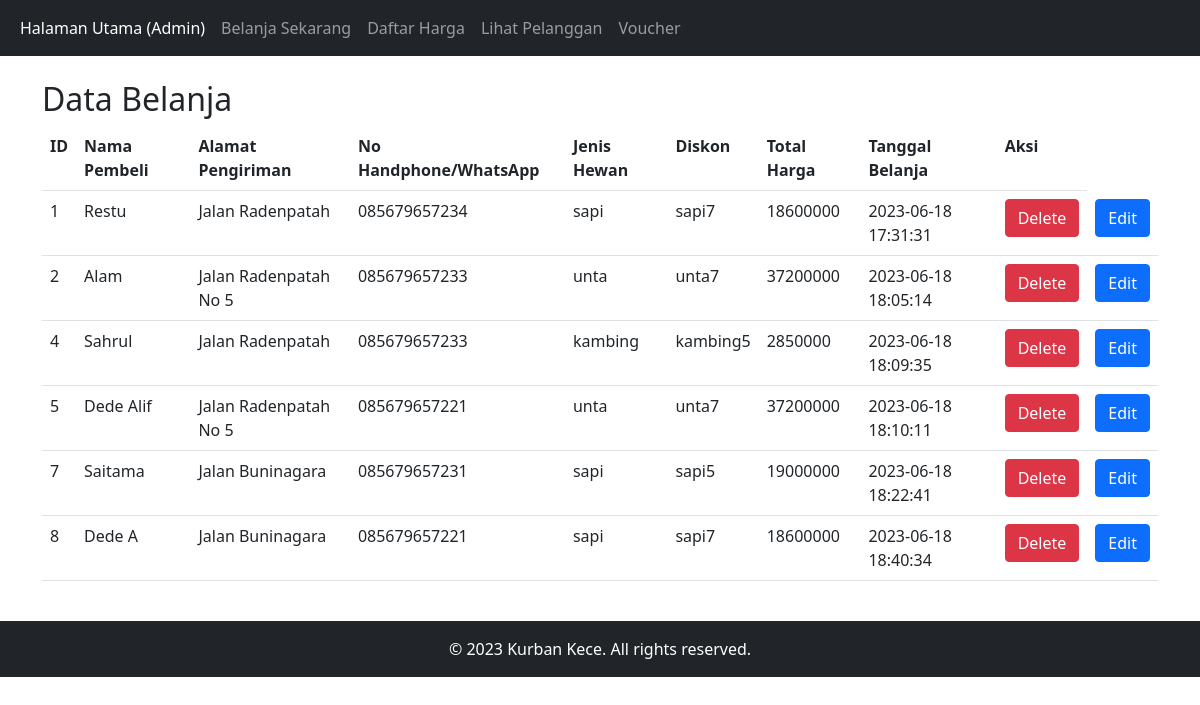
The page /view.php on the database its author committed.
### tables this page shows
CREATE TABLE `belanja` (
  `id` int(11) NOT NULL,
  `nama_pembeli` varchar(50) NOT NULL,
  `alamat_pengiriman` varchar(100) NOT NULL,
  `no_hp` varchar(15) NOT NULL,
  `jenis_hewan` enum('sapi','kambing','unta') NOT NULL,
  `diskon` enum('sapi5','kambing5','unta5','sapi7','kambing7','unta7') NOT NULL,
  `harga_setelah_diskon` decimal(10,2) NOT NULL,
  `tanggal_pembelian` timestamp NOT NULL DEFAULT current_timestamp(),
  `total_harga` int(11) DEFAULT NULL
);

### view.php (the view)
<?php include 'template/header.php'; ?>
<?php
include 'aksi/koneksi.php';
$query = "SELECT * FROM belanja";
$result = mysqli_query($conn, $query);
?>
<br>
<div class="container">
    <h2>Data Belanja</h2>
    <table class="table">
        <tr>
            <th>ID</th>
            <th>Nama Pembeli</th>
            <th>Alamat Pengiriman</th>
            <th>No Handphone/WhatsApp</th>
            <th>Jenis Hewan</th>
            <th>Diskon</th>
            <th>Total Harga</th>
            <th>Tanggal Belanja</th>
            <th>Aksi</th>
        </tr>
        <?php
        while ($row = mysqli_fetch_assoc($result)) {
            echo "<tr>";
            echo "<td>".$row['id']."</td>";
            echo "<td>".$row['nama_pembeli']."</td>";
            echo "<td>".$row['alamat_pengiriman']."</td>";
            echo "<td>".$row['no_hp']."</td>";
            echo "<td>".$row['jenis_hewan']."</td>";
            echo "<td>".$row['diskon']."</td>";
            echo "<td>".$row['total_harga']."</td>";
            echo "<td>".$row['tanggal_pembelian']."</td>";
            echo "<td><a href='aksi/delete.php?id=".$row['id']."' class='btn btn-danger'>Delete</a></td>";
            echo "<td><a href='edit.php?id=".$row['id']."' class='btn btn-primary'>Edit</a></td>";
            echo "</tr>";
        }
        ?>
    </table>
</div>
<br>
<?php include "template/footer.php"; ?>

### template/header.php (shortened to what this page needs)
<!DOCTYPE html>
<html>
<head>
<link href="https://cdn.jsdelivr.net/npm/bootstrap@5.0.2/dist/css/bootstrap.min.css" rel="stylesheet">
</head>
<body>
<nav class="navbar navbar-expand-lg navbar-dark bg-dark">
  <div class="container-fluid">
    <div class="collapse navbar-collapse" id="navbarSupportedContent">
      <ul class="navbar-nav me-auto mb-2 mb-lg-0">
        <li class="nav-item">
          <a class="nav-link active" aria-current="page" href="index.php">Halaman Utama (Admin)</a>
        </li>
        <li class="nav-item">
          <a class="nav-link" href="belanja.php">Belanja Sekarang</a>
        </li>
        <li class="nav-item">
          <a class="nav-link" href="daftaHarga.php">Daftar Harga</a>
        </li>
        <li class="nav-item">
          <a class="nav-link" href="view.php">Lihat Pelanggan</a>
        </li>
        <li class="nav-item">
          <a class="nav-link" href="voucher.php">Voucher</a>
        </li>
      </ul>
    </div>
  </div>
</nav>

### template/footer.php (shortened to what this page needs)
<footer class="bg-dark text-white py-3">
    <div class="container-fluid">
        <div class="row justify-content-center">
            <div class="col text-center">
                <p class="mb-0">&copy; 2023 Kurban Kece. All rights reserved.</p>
            </div>
        </div>
    </div>
</footer>
</body>
</html>

### rows shown on the page
belanja: id "1", nama_pembeli "Restu", alamat_pengiriman "Jalan Radenpatah", no_hp "085679657234", jenis_hewan "sapi", diskon "sapi7", total_harga "18600000", tanggal_pembelian "2023-06-18 17:31:31"
belanja: id "2", nama_pembeli "Alam", alamat_pengiriman "Jalan Radenpatah No 5", no_hp "085679657233", jenis_hewan "unta", diskon "unta7", total_harga "37200000", tanggal_pembelian "2023-06-18 18:05:14"
belanja: id "4", nama_pembeli "Sahrul", alamat_pengiriman "Jalan Radenpatah", no_hp "085679657233", jenis_hewan "kambing", diskon "kambing5", total_harga "2850000", tanggal_pembelian "2023-06-18 18:09:35"
belanja: id "5", nama_pembeli "Dede Alif", alamat_pengiriman "Jalan Radenpatah No 5", no_hp "085679657221", jenis_hewan "unta", diskon "unta7", total_harga "37200000", tanggal_pembelian "2023-06-18 18:10:11"
belanja: id "7", nama_pembeli "Saitama", alamat_pengiriman "Jalan Buninagara", no_hp "085679657231", jenis_hewan "sapi", diskon "sapi5", total_harga "19000000", tanggal_pembelian "2023-06-18 18:22:41"
belanja: id "8", nama_pembeli "Dede A", alamat_pengiriman "Jalan Buninagara", no_hp "085679657221", jenis_hewan "sapi", diskon "sapi7", total_harga "18600000", tanggal_pembelian "2023-06-18 18:40:34"
